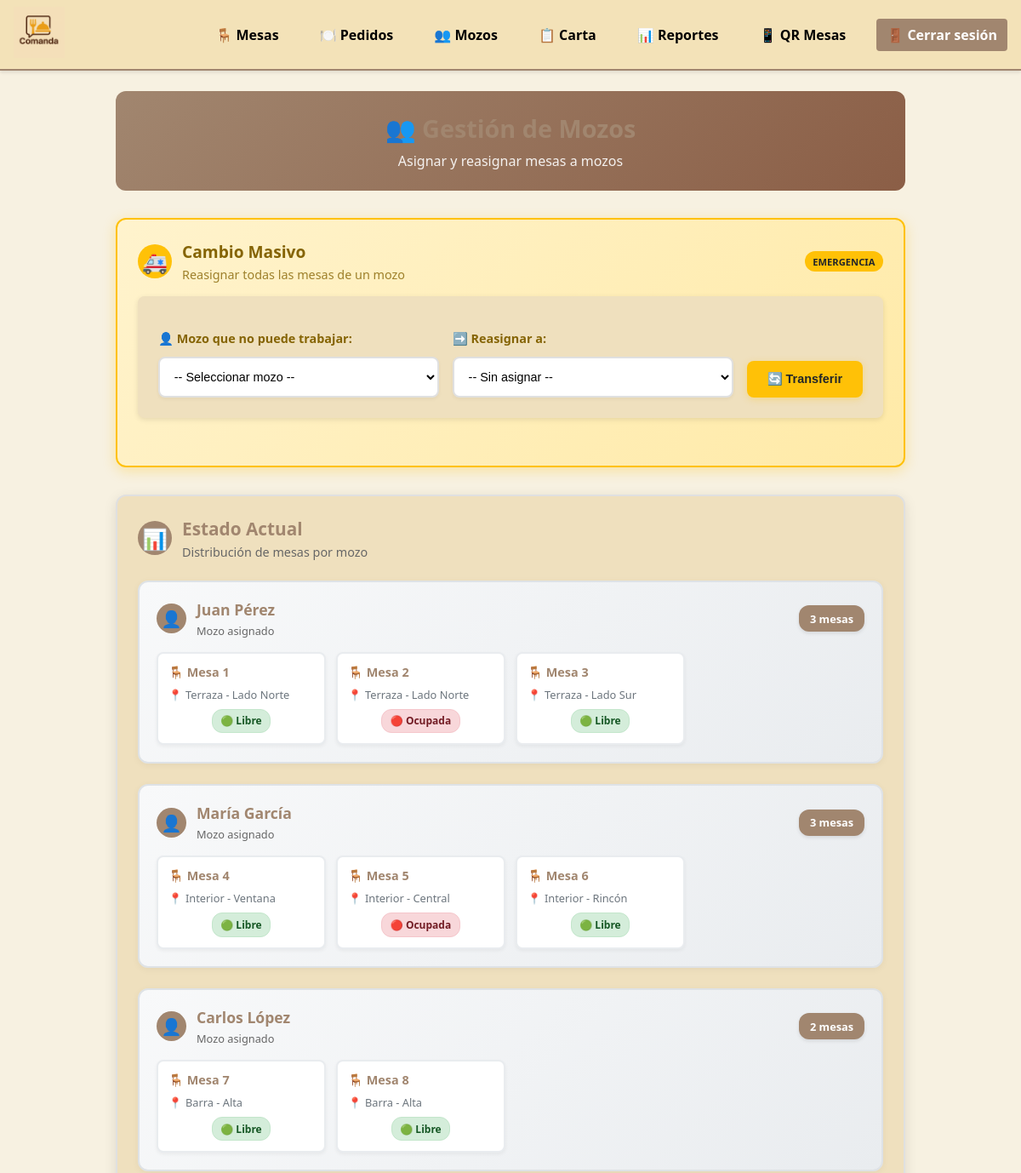
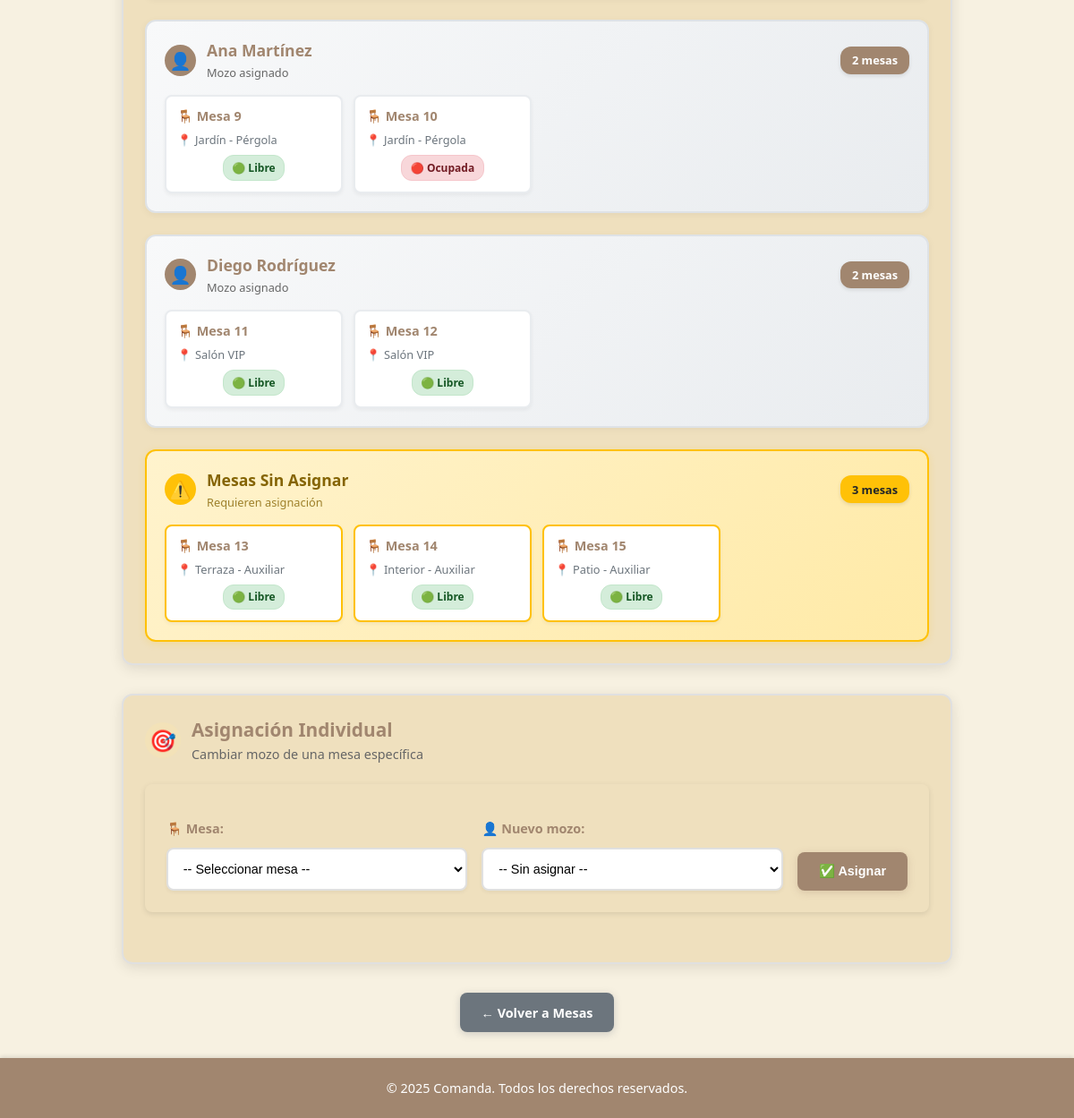
Page /index.php?route=mesas/cambiar-mozo (signed in) on the committed database (2 pictures, top to bottom).
### tables this page shows
CREATE TABLE mesas (
  id_mesa        INT UNSIGNED AUTO_INCREMENT PRIMARY KEY,
  numero         INT NOT NULL UNIQUE,
  estado         ENUM('libre','ocupada','reservada') NOT NULL DEFAULT 'libre',
  ubicacion      VARCHAR(100) NULL,
  id_mozo        INT UNSIGNED NULL,
  fecha_creacion TIMESTAMP NOT NULL DEFAULT CURRENT_TIMESTAMP,
  CONSTRAINT fk_mesas_mozo 
    FOREIGN KEY (id_mozo) REFERENCES usuarios(id_usuario) 
    ON UPDATE CASCADE ON DELETE SET NULL
);

### src/models/Mesa.php (called while the page is built, shortened)
<?php
class Mesa {
    public static function all(): array {
        $db   = (new Database)->getConnection();
        $stmt = $db->query("
            SELECT m.*,
                   u.nombre as mozo_nombre,
                   u.apellido as mozo_apellido,
                   CONCAT(u.nombre, ' ', u.apellido) as mozo_nombre_completo
            FROM mesas m
            LEFT JOIN usuarios u ON m.id_mozo = u.id_usuario
            ORDER BY m.numero ASC
        ");
        return $stmt->fetchAll(PDO::FETCH_ASSOC);
    }
}

### src/config/helpers.php (called while the page is built, shortened)
<?php
function getBaseUrl() {
    $protocol = isset($_SERVER['HTTPS']) && $_SERVER['HTTPS'] === 'on' ? 'https' : 'http';
    $host = $_SERVER['HTTP_HOST'];
    $script_name = $_SERVER['SCRIPT_NAME'];
    return $protocol . '://' . $host . dirname($script_name);
}
function url($route = '', $params = []) {
    $base_url = getBaseUrl();
    $url = $base_url . '/index.php';
    if ($route) {
        $url .= '?route=' . $route;
    }
    return $url;
}
?>

### src/views/mesas/cambiar_mozo.php (the view, shortened to what this page needs)
<?php
require_once __DIR__ . '/../../config/helpers.php';
$mesas = Mesa::all();
$mesas_por_mozo = [];
$mesas_sin_asignar = [];
foreach ($mesas as $mesa) {
    if (!empty($mesa['id_mozo'])) {
        $mozo_key = $mesa['id_mozo'];
        if (!isset($mesas_por_mozo[$mozo_key])) {
            $mesas_por_mozo[$mozo_key] = [
                'mozo' => [
                    'id' => $mesa['id_mozo'],
                    'nombre' => $mesa['mozo_nombre_completo']
                ],
                'mesas' => []
            ];
        }
        $mesas_por_mozo[$mozo_key]['mesas'][] = $mesa;
    } else {
        $mesas_sin_asignar[] = $mesa;
    }
}
?>
<div class="page-header" style="text-align: center; margin-bottom: 2rem; padding: 1.5rem; background: linear-gradient(135deg, var(--secondary) 0%, #8b5e46 100%); border-radius: 12px; color: white;">
    <h2 style="margin: 0; font-size: 1.8rem; font-weight: 600;">👥 Gestión de Mozos</h2>
    <p style="margin: 0.5rem 0 0 0; opacity: 0.9; font-size: 1rem;">Asignar y reasignar mesas a mozos</p>
</div>
<div class="card emergency" style="background: linear-gradient(135deg, #fff3cd 0%, #ffeaa7 100%); border: 2px solid #ffc107; border-radius: 12px; padding: 1.5rem; margin-bottom: 2rem; box-shadow: 0 4px 15px rgba(255, 193, 7, 0.3);">
    <div class="card-header" style="display: flex; align-items: center; gap: 0.75rem; margin-bottom: 1rem;">
        <div style="background: #ffc107; border-radius: 50%; width: 40px; height: 40px; display: flex; align-items: center; justify-content: center;">
            <span style="font-size: 1.5rem;">🚑</span>
        </div>
        <div>
            <h3 style="margin: 0; color: #856404; font-size: 1.2rem; font-weight: 600;">Cambio Masivo</h3>
            <p style="margin: 0.25rem 0 0 0; color: #856404; font-size: 0.9rem; opacity: 0.8;">Reasignar todas las mesas de un mozo</p>
        </div>
        <span class="badge" style="background: #ffc107; color: #212529; padding: 0.3rem 0.6rem; border-radius: 12px; font-size: 0.7rem; font-weight: bold; margin-left: auto;">EMERGENCIA</span>
    </div>
    <form method="post" class="form-compact" style="display: grid; grid-template-columns: 1fr 1fr auto; gap: 1rem; align-items: end;">
        <div class="form-group">
            <label style="display: block; margin-bottom: 0.5rem; font-weight: 600; color: #856404; font-size: 0.9rem;">👤 Mozo que no puede trabajar:</label>
            <select name="mozo_origen" required class="form-select">
                <option value="">-- Seleccionar mozo --</option>
            </select>
        </div>
        <div class="form-group">
            <label style="display: block; margin-bottom: 0.5rem; font-weight: 600; color: #856404; font-size: 0.9rem;">➡️ Reasignar a:</label>
            <select name="mozo_destino" class="form-select">
                <option value="">-- Sin asignar --</option>
            </select>
        </div>
        <button type="submit" class="btn btn-warning" style="background: #ffc107; color: #212529; border: none; padding: 0.8rem 1.5rem; border-radius: 8px; font-weight: 600; cursor: pointer; transition: all 0.3s ease; white-space: nowrap; font-size: 0.9rem; box-shadow: 0 2px 8px rgba(255, 193, 7, 0.3);">
            🔄 Transferir
        </button>
    </form>
</div>
<div class="card" style="background: var(--surface); border: 2px solid #e0e0e0; border-radius: 12px; padding: 1.5rem; margin-bottom: 2rem; box-shadow: 0 4px 15px rgba(0,0,0,0.1);">
    <div class="card-header" style="display: flex; align-items: center; gap: 0.75rem; margin-bottom: 1.5rem;">
        <div style="background: var(--secondary); border-radius: 50%; width: 40px; height: 40px; display: flex; align-items: center; justify-content: center;">
            <span style="font-size: 1.5rem; color: white;">📊</span>
        </div>
        <div>
            <h3 style="margin: 0; color: var(--secondary); font-size: 1.3rem; font-weight: 600;">Estado Actual</h3>
            <p style="margin: 0.25rem 0 0 0; color: #666; font-size: 0.9rem;">Distribución de mesas por mozo</p>
        </div>
    </div>
    <?php foreach ($mesas_por_mozo as $data): ?>
        <div class="mozo-group" style="background: linear-gradient(135deg, #f8f9fa 0%, #e9ecef 100%); border-radius: 12px; padding: 1.25rem; margin-bottom: 1.5rem; border: 2px solid #dee2e6; box-shadow: 0 2px 8px rgba(0,0,0,0.05);">
            <div class="mozo-header" style="display: flex; align-items: center; justify-content: space-between; margin-bottom: 1rem;">
                <div style="display: flex; align-items: center; gap: 0.75rem;">
                    <div style="background: var(--secondary); border-radius: 50%; width: 35px; height: 35px; display: flex; align-items: center; justify-content: center;">
                        <span style="font-size: 1.2rem; color: white;">👤</span>
                    </div>
                    <div>
                        <h4 style="margin: 0; color: var(--secondary); font-size: 1.1rem; font-weight: 600;">
                            <?= htmlspecialchars($data['mozo']['nombre']) ?>
                        </h4>
                        <p style="margin: 0.25rem 0 0 0; color: #666; font-size: 0.8rem;">Mozo asignado</p>
                    </div>
                </div>
                <span class="badge" style="background: var(--secondary); color: white; padding: 0.4rem 0.8rem; border-radius: 12px; font-size: 0.8rem; font-weight: bold; box-shadow: 0 2px 4px rgba(0,0,0,0.1);">
                    <?= count($data['mesas']) ?> mesas
                </span>
            </div>
            <div class="mesas-grid" style="display: grid; grid-template-columns: repeat(auto-fill, minmax(180px, 1fr)); gap: 0.75rem;">
                <?php foreach ($data['mesas'] as $mesa): ?>
                    <div class="mesa-card" style="background: white; border: 2px solid #e9ecef; border-radius: 8px; padding: 0.75rem; display: flex; flex-direction: column; gap: 0.5rem; transition: all 0.3s ease; box-shadow: 0 2px 4px rgba(0,0,0,0.05);">
                        <div style="display: flex; align-items: center; gap: 0.5rem;">
                            <strong style="color: var(--secondary); font-size: 0.9rem; font-weight: 600;">🪑 Mesa <?= $mesa['numero'] ?></strong>
                        </div>
                        <?php if (!empty($mesa['ubicacion'])): ?>
                            <div style="color: #6c757d; font-size: 0.8rem; display: flex; align-items: center; gap: 0.25rem;">
                                <span>📍</span>
                                <span><?= htmlspecialchars($mesa['ubicacion']) ?></span>
                            </div>
                        <?php endif; ?>
                        <div style="display: flex; justify-content: center;">
                            <span class="estado-badge" style="padding: 0.3rem 0.6rem; border-radius: 12px; font-size: 0.75rem; font-weight: bold;
                                         background: <?= $mesa['estado'] === 'libre' ? '#d4edda' : ($mesa['estado'] === 'ocupada' ? '#f8d7da' : '#fff3cd') ?>;
                                         color: <?= $mesa['estado'] === 'libre' ? '#155724' : ($mesa['estado'] === 'ocupada' ? '#721c24' : '#856404') ?>;
                                         border: 1px solid <?= $mesa['estado'] === 'libre' ? '#c3e6cb' : ($mesa['estado'] === 'ocupada' ? '#f5c6cb' : '#ffeaa7') ?>;">
                                <?= $mesa['estado'] === 'libre' ? '🟢 Libre' : ($mesa['estado'] === 'ocupada' ? '🔴 Ocupada' : '🟡 Reservada') ?>
                            </span>
                        </div>
                    </div>
                <?php endforeach; ?>
            </div>
        </div>
    <?php endforeach; ?>
    <?php if (!empty($mesas_sin_asignar)): ?>
        <div class="mozo-group unassigned" style="background: linear-gradient(135deg, #fff3cd 0%, #ffeaa7 100%); border-radius: 12px; padding: 1.25rem; border: 2px solid #ffc107; box-shadow: 0 2px 8px rgba(255, 193, 7, 0.2);">
            <div class="mozo-header" style="display: flex; align-items: center; justify-content: space-between; margin-bottom: 1rem;">
                <div style="display: flex; align-items: center; gap: 0.75rem;">
                    <div style="background: #ffc107; border-radius: 50%; width: 35px; height: 35px; display: flex; align-items: center; justify-content: center;">
                        <span style="font-size: 1.2rem; color: #212529;">⚠️</span>
                    </div>
                    <div>
                        <h4 style="margin: 0; color: #856404; font-size: 1.1rem; font-weight: 600;">
                            Mesas Sin Asignar
                        </h4>
                        <p style="margin: 0.25rem 0 0 0; color: #856404; font-size: 0.8rem; opacity: 0.8;">Requieren asignación</p>
                    </div>
                </div>
                <span class="badge" style="background: #ffc107; color: #212529; padding: 0.4rem 0.8rem; border-radius: 12px; font-size: 0.8rem; font-weight: bold; box-shadow: 0 2px 4px rgba(0,0,0,0.1);">
                    <?= count($mesas_sin_asignar) ?> mesas
                </span>
            </div>
            <div class="mesas-grid" style="display: grid; grid-template-columns: repeat(auto-fill, minmax(180px, 1fr)); gap: 0.75rem;">
                <?php foreach ($mesas_sin_asignar as $mesa): ?>
                    <div class="mesa-card" style="background: white; border: 2px solid #ffc107; border-radius: 8px; padding: 0.75rem; display: flex; flex-direction: column; gap: 0.5rem; transition: all 0.3s ease; box-shadow: 0 2px 4px rgba(0,0,0,0.05);">
                        <div style="display: flex; align-items: center; gap: 0.5rem;">
                            <strong style="color: var(--secondary); font-size: 0.9rem; font-weight: 600;">🪑 Mesa <?= $mesa['numero'] ?></strong>
                        </div>
                        <?php if (!empty($mesa['ubicacion'])): ?>
                            <div style="color: #6c757d; font-size: 0.8rem; display: flex; align-items: center; gap: 0.25rem;">
                                <span>📍</span>
                                <span><?= htmlspecialchars($mesa['ubicacion']) ?></span>
                            </div>
                        <?php endif; ?>
                        <div style="display: flex; justify-content: center;">
                            <span class="estado-badge" style="padding: 0.3rem 0.6rem; border-radius: 12px; font-size: 0.75rem; font-weight: bold;
                                         background: <?= $mesa['estado'] === 'libre' ? '#d4edda' : ($mesa['estado'] === 'ocupada' ? '#f8d7da' : '#fff3cd') ?>;
                                         color: <?= $mesa['estado'] === 'libre' ? '#155724' : ($mesa['estado'] === 'ocupada' ? '#721c24' : '#856404') ?>;
                                         border: 1px solid <?= $mesa['estado'] === 'libre' ? '#c3e6cb' : ($mesa['estado'] === 'ocupada' ? '#f5c6cb' : '#ffeaa7') ?>;">
                                <?= $mesa['estado'] === 'libre' ? '🟢 Libre' : ($mesa['estado'] === 'ocupada' ? '🔴 Ocupada' : '🟡 Reservada') ?>
                            </span>
                        </div>
                    </div>
                <?php endforeach; ?>
            </div>
        </div>
    <?php endif; ?>
</div>
<div class="card" style="background: var(--surface); border: 2px solid #e0e0e0; border-radius: 12px; padding: 1.5rem; margin-bottom: 2rem; box-shadow: 0 4px 15px rgba(0,0,0,0.1);">
    <div class="card-header" style="display: flex; align-items: center; gap: 0.75rem; margin-bottom: 1.5rem;">
        <div style="background: var(--primary); border-radius: 50%; width: 40px; height: 40px; display: flex; align-items: center; justify-content: center;">
            <span style="font-size: 1.5rem; color: white;">🎯</span>
        </div>
        <div>
            <h3 style="margin: 0; color: var(--secondary); font-size: 1.3rem; font-weight: 600;">Asignación Individual</h3>
            <p style="margin: 0.25rem 0 0 0; color: #666; font-size: 0.9rem;">Cambiar mozo de una mesa específica</p>
        </div>
    </div>
    <form method="post" class="form-compact" style="display: grid; grid-template-columns: 1fr 1fr auto; gap: 1rem; align-items: end;">
        <div class="form-group">
            <label style="display: block; margin-bottom: 0.5rem; font-weight: 600; color: var(--secondary); font-size: 0.9rem;">🪑 Mesa:</label>
            <select name="mesa_id" required class="form-select">
                <option value="">-- Seleccionar mesa --</option>
            </select>
        </div>
        <div class="form-group">
            <label style="display: block; margin-bottom: 0.5rem; font-weight: 600; color: var(--secondary); font-size: 0.9rem;">👤 Nuevo mozo:</label>
            <select name="nuevo_mozo" class="form-select">
                <option value="">-- Sin asignar --</option>
            </select>
        </div>
        <button type="submit" class="btn btn-primary" style="background: var(--secondary); color: white; border: none; padding: 0.8rem 1.5rem; border-radius: 8px; font-weight: 600; cursor: pointer; transition: all 0.3s ease; white-space: nowrap; font-size: 0.9rem; box-shadow: 0 2px 8px rgba(161, 134, 111, 0.3);">
            ✅ Asignar
        </button>
    </form>
</div>
<div style="text-align: center; margin-top: 2rem;">
    <a href="<?= url('mesas') ?>" class="btn btn-secondary" style="background: #6c757d; color: white; padding: 0.8rem 1.5rem; text-decoration: none; border-radius: 8px; font-weight: 600; transition: all 0.3s ease; display: inline-block; font-size: 0.9rem; box-shadow: 0 2px 8px rgba(108, 117, 125, 0.3);">
        ← Volver a Mesas
    </a>
</div>

### rows in the picture
mesas: numero "1", ubicacion "Terraza - Lado Norte", estado "🟢 Libre"
mesas: numero "2", ubicacion "Terraza - Lado Norte", estado "🔴 Ocupada"
mesas: numero "3", ubicacion "Terraza - Lado Sur", estado "🟢 Libre"
mesas: numero "4", ubicacion "Interior - Ventana", estado "🟢 Libre"
mesas: numero "5", ubicacion "Interior - Central", estado "🔴 Ocupada"
mesas: numero "6", ubicacion "Interior - Rincón", estado "🟢 Libre"
mesas: numero "7", ubicacion "Barra - Alta", estado "🟢 Libre"
mesas: numero "8", ubicacion "Barra - Alta", estado "🟢 Libre"
mesas: numero "9", ubicacion "Jardín - Pérgola", estado "🟢 Libre"
mesas: numero "10", ubicacion "Jardín - Pérgola", estado "🔴 Ocupada"
mesas: numero "11", ubicacion "Salón VIP", estado "🟢 Libre"
mesas: numero "12", ubicacion "Salón VIP", estado "🟢 Libre"
mesas: numero "13", ubicacion "Terraza - Auxiliar", estado "🟢 Libre"
mesas: numero "14", ubicacion "Interior - Auxiliar", estado "🟢 Libre"
mesas: numero "15", ubicacion "Patio - Auxiliar", estado "🟢 Libre"

### other values in the picture
$data['mozo']['nombre'] "Juan Pérez"
count($data['mesas']) "3"
$data['mozo']['nombre'] "María García"
$data['mozo']['nombre'] "Carlos López"
count($data['mesas']) "2"
$data['mozo']['nombre'] "Ana Martínez"
$data['mozo']['nombre'] "Diego Rodríguez"
count($mesas_sin_asignar) "3"
